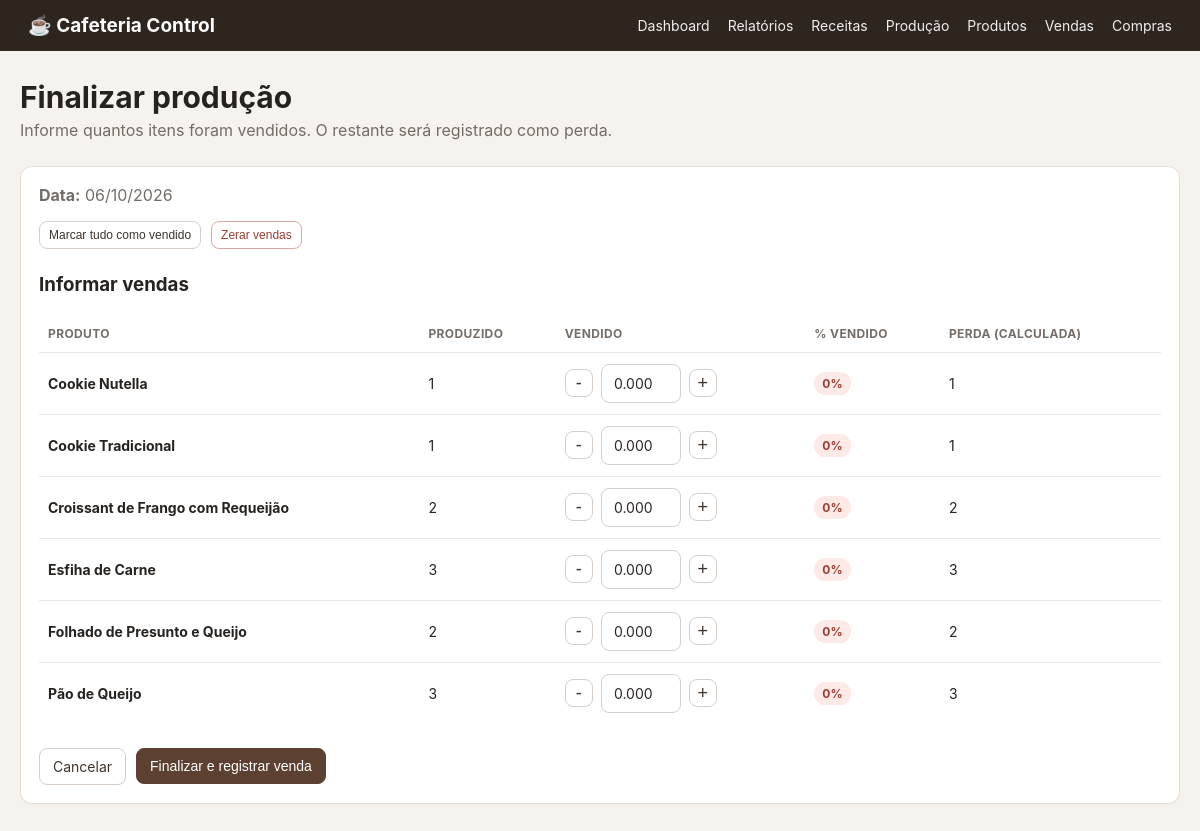
Page /producao/1/finalizar on the committed database.
### app/models/production.py (models this page shows)
class Production(db.Model):
    __tablename__ = "productions"
    id = db.Column(db.Integer, primary_key=True)
    production_date = db.Column(db.Date, nullable=False, default=datetime.utcnow)
    status = db.Column(db.String(20), nullable=False, default="ABERTA")  # ABERTA, FINALIZADA
    notes = db.Column(db.String(255), nullable=True)
    created_at = db.Column(db.DateTime, nullable=False, default=datetime.utcnow)
    finalized_at = db.Column(db.DateTime, nullable=True)
    items = db.relationship("ProductionItem", back_populates="production", cascade="all, delete-orphan")

class ProductionItem(db.Model):
    __tablename__ = "production_items"
    id = db.Column(db.Integer, primary_key=True)
    production_id = db.Column(db.Integer, db.ForeignKey("productions.id"), nullable=False)
    product_id = db.Column(db.Integer, db.ForeignKey("products.id"), nullable=False)
    quantity_produced = db.Column(db.Numeric(10, 3), nullable=False)
    quantity_sold = db.Column(db.Numeric(10, 3), nullable=False, default=Decimal("0"))
    quantity_lost = db.Column(db.Numeric(10, 3), nullable=False, default=Decimal("0"))
    production = db.relationship("Production", back_populates="items")
    product = db.relationship("Product")

### app/models/product.py (models this page shows, shortened)
class Product(db.Model):
    __tablename__ = "products"
    id = db.Column(db.Integer, primary_key=True)
    category_id = db.Column(db.Integer, db.ForeignKey("categories.id"), nullable=False)
    name = db.Column(db.String(150), nullable=False, unique=True)
    cost = db.Column(db.Numeric(10, 2), nullable=False, default=Decimal("0.00"))
    sale_price = db.Column(db.Numeric(10, 2), nullable=False, default=Decimal("0.00"))
    stock_quantity = db.Column(db.Numeric(10, 3), nullable=False, default=Decimal("0"))
    min_stock = db.Column(db.Numeric(10, 3), nullable=False, default=Decimal("0"))
    active = db.Column(db.Boolean, nullable=False, default=True)
    created_at = db.Column(db.DateTime, nullable=False, default=datetime.utcnow)
    updated_at = db.Column(db.DateTime, nullable=False, default=datetime.utcnow, onupdate=datetime.utcnow)
    category = db.relationship("Category", back_populates="products")
    sale_items = db.relationship("SaleItem", back_populates="product")
    purchase_items = db.relationship("PurchaseItem", back_populates="product")
    stock_movements = db.relationship("StockMovement", back_populates="product")

### app/routes/production.py (the view, shortened to what this page needs)
@production_bp.route("/<int:production_id>/finalizar", methods=["GET", "POST"])
def finalize(production_id):
    production = Production.query.get_or_404(production_id)
    return render_template("production/finalize.html", production=production)

### app/templates/production/finalize.html (shortened to what this page needs)
{% extends "base.html" %}
{% block content %}
<div class="page-header">
    <div>
        <h1>Finalizar produção</h1>
        <p>Informe quantos itens foram vendidos. O restante será registrado como perda.</p>
    </div>
</div>
<form method="post" class="panel">
    <p><strong>Data:</strong> {{ production.production_date.strftime('%d/%m/%Y') }}</p>
    <div class="form-actions" style="margin-top: 16px;">
        <button class="btn small" type="button" id="mark-all-sold">Marcar tudo como vendido</button>
        <button class="btn small danger-outline" type="button" id="clear-all-sold">Zerar vendas</button>
    </div>
    <h3 style="margin-top: 24px;">Informar vendas</h3>
    <table>
        <thead>
            <tr>
                <th>Produto</th>
                <th>Produzido</th>
                <th>Vendido</th>
                <th>% Vendido</th>
                <th>Perda (calculada)</th>
            </tr>
        </thead>
        <tbody>
            {% for item in production.items %}
            <tr>
                <td><strong>{{ item.product.name }}</strong></td>
                <td>{{ item.quantity_produced|number_format }}</td>
                <td>
                    <div style="display: flex; align-items: center; gap: 8px;">
                        <button class="btn small" type="button" onclick="adjustSold({{ item.id }}, -1)" style="width: 28px; height: 28px; padding: 0; font-size: 18px; line-height: 1;">-</button>
                        <input
                            name="sold_{{ item.id }}"
                            type="number"
                            min="0"
                            max="{{ item.quantity_produced }}"
                            step="1"
                            value="{{ item.quantity_sold }}"
                            class="sold-input"
                            data-produced="{{ item.quantity_produced }}"
                            data-item-id="{{ item.id }}"
                            data-row="{{ loop.index }}"
                            required
                            style="width: 80px; text-align: center;"
                        >
                        <button class="btn small" type="button" onclick="adjustSold({{ item.id }}, 1)" style="width: 28px; height: 28px; padding: 0; font-size: 18px; line-height: 1;">+</button>
                    </div>
                </td>
                <td><span id="percent_{{ loop.index }}" class="badge">0%</span></td>
                <td><span id="loss_{{ loop.index }}">{{ (item.quantity_produced - item.quantity_sold)|number_format }}</span></td>
            </tr>
            {% endfor %}
        </tbody>
    </table>
    <div class="form-actions" style="margin-top: 24px;">
        <a class="btn" href="{{ url_for('production.detail', production_id=production.id) }}">Cancelar</a>
        <button class="btn primary" type="submit">Finalizar e registrar venda</button>
    </div>
</form>
{% endblock %}

### app/static/css/style.css (style rules this page uses)
:root { font-family: -apple-system, BlinkMacSystemFont, "Segoe UI", sans-serif; color: #26221f; background: #f6f3ef; }
* { box-sizing: border-box; }
body { margin: 0; }
a { color: #5c4031; text-decoration: none; }
.page-header { display:flex; justify-content:space-between; align-items:flex-start; gap:20px; margin-bottom:26px; }
h1 { margin:0 0 5px; font-size:30px; }
p { margin:0; color:#746c66; }
.actions, .form-actions { display:flex; gap:10px; align-items:center; flex-wrap:wrap; }
.btn { display:inline-flex; align-items:center; justify-content:center; border:1px solid #d7cec7; background:#fff; color:#3f342d; border-radius:8px; padding:9px 13px; font-size:14px; cursor:pointer; }
.btn.primary { background:#5c4031; border-color:#5c4031; color:#fff; }
.btn.small { padding:6px 9px; font-size:12px; }
.danger-outline { border-color:#d6aaa2; color:#9a3f32; }
.panel { background:#fff; border:1px solid #e6dfd9; border-radius:12px; padding:18px; margin-bottom:16px; box-shadow:0 1px 2px rgba(0,0,0,.03); }
table { width:100%; border-collapse:collapse; }
th, td { text-align:left; padding:11px 9px; border-bottom:1px solid #eee8e3; font-size:14px; vertical-align:middle; }
th { color:#756d67; font-size:12px; text-transform:uppercase; letter-spacing:.03em; }
tr:last-child td { border-bottom:0; }
.badge { display:inline-block; border-radius:999px; padding:4px 8px; font-size:12px; font-weight:700; }
.badge.danger { background:#fde9e6; color:#9b3d32; }
input, select { width:100%; border:1px solid #d8d0ca; border-radius:8px; padding:10px 11px; background:#fff; color:#2c2724; font:inherit; }

### rows in the picture
Production: production_date "06/10/2026"
ProductionItem: product.name "Cookie Nutella", quantity_produced|number_format "1", id "0.000", (item.quantity_produced-item.quantity_sold)|number_format "1"
ProductionItem: product.name "Cookie Tradicional", quantity_produced|number_format "1", id "0.000", (item.quantity_produced-item.quantity_sold)|number_format "1"
ProductionItem: product.name "Croissant de Frango com Requeijão", quantity_produced|number_format "2", id "0.000", (item.quantity_produced-item.quantity_sold)|number_format "2"
ProductionItem: product.name "Esfiha de Carne", quantity_produced|number_format "3", id "0.000", (item.quantity_produced-item.quantity_sold)|number_format "3"
ProductionItem: product.name "Folhado de Presunto e Queijo", quantity_produced|number_format "2", id "0.000", (item.quantity_produced-item.quantity_sold)|number_format "2"
ProductionItem: product.name "Pão de Queijo", quantity_produced|number_format "3", id "0.000", (item.quantity_produced-item.quantity_sold)|number_format "3"
